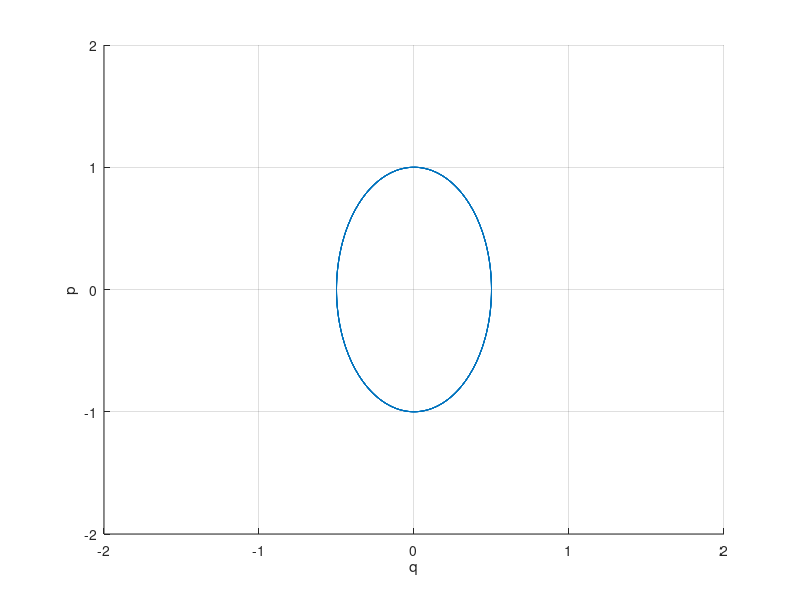

MATLAB code to generate this figure:
m = 1 ;
omega = 2 ;

p_der = @(q,p) - m*omega*omega*q ;
q_der = @(p) p/m ;

q(1) = 0 ;
p(1) = 1 ;
time(1) = 0 ;
h = 0.01 ;

it = 1 ;

for t = 0 : h : 6*pi - h 
    q_start = q(it) ;
    p_start = p(it) ;
    q_end = q_start + h*q_der(p_start) ;
    p_end = p_start + h*p_der(q_start , p_start) ;
    
    q(it + 1) = q(it) + h/2 * (q_der(p_start) + q_der(p_end)) ;
    p(it + 1) = p(it) + h/2 * (p_der(q_start, p_start) + p_der(q_end, p_end)) ;
    
    it = it + 1 ;
    time(it) = t + h ;
end

figure ('Name' , 'Phase Space') ;
hold on ;
plot (q , p) ;
xlabel ('q') ;
ylabel ('p') ;
xlim([-2,2]) ;
ylim([-2,2]) ;
grid on ;
